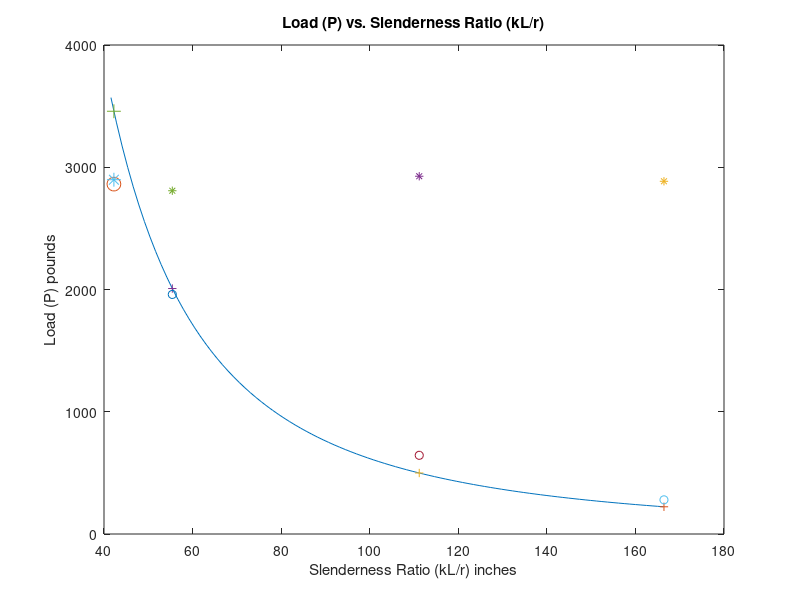

Write the MATLAB code that produced this figure.
%% This lab compares the values at which different sized metal rods buckle
%It compares theoretical with experimental values

%% equation for graph

%in equation, L is independent var and load (P) is dependent

%define all possible values in L in experiment

L=linspace(1.5,6);
k=1;  %bc pinned-pinned factor k=1
I=(1/12)*(.5)*(.125^3); %orientation of cross section
E=10000000; %psi
A=.5*.125; % area
r=sqrt(I/A);
CY=42000*A; %compressive yielding = 2625

f=[222.6629,498.9956,2008,3458];
Lcalc=[1.524,2,4.021,6.006];


%graphing

x=(k*L)/r ;  



P=((pi^2)*E*A)./(x.^2) ;  %critical load equation

hold on

figure(1)
clf
plot(x,P) %theoretical column strenth w/ nom vals
hold on   %predicted vals with calc vals
plot(166.4432,222.6629,'+',111.1838,498.9956,'+',55.4256,2008,'+',42.2343,3458,'+','MarkerSize',10)
hold on   %tested vals
plot(166.4432,279.512,'o',111.1838,643.702,'o',55.4256,1959.583,'o',42.2343,2862.191,'o','MarkerSize',10)
%plot(x,f,'k-')
hold on  %compressive yielding line nom
plot(x,CY,'b-','MarkerSize',15)
hold on %calculated com yielding
plot(166.4432,(42000*.554*.124),'*',111.1838,(42000*.553*.126),'*',55.4256,(42000*.548*.122),'*',...
    42.2343,(42000*.561*.123),'*','MarkerSize',10)
%legend('Buckling (nominal vals)','More Stuff','even more stuff')
%legend('boxon')
title('Load (P) vs. Slenderness Ratio (kL/r)')
xlabel('Slenderness Ratio (kL/r) inches')
ylabel('Load (P) pounds')
%plot(10,2,'b+','MarkerSize',10)
%axis[]
hold off
